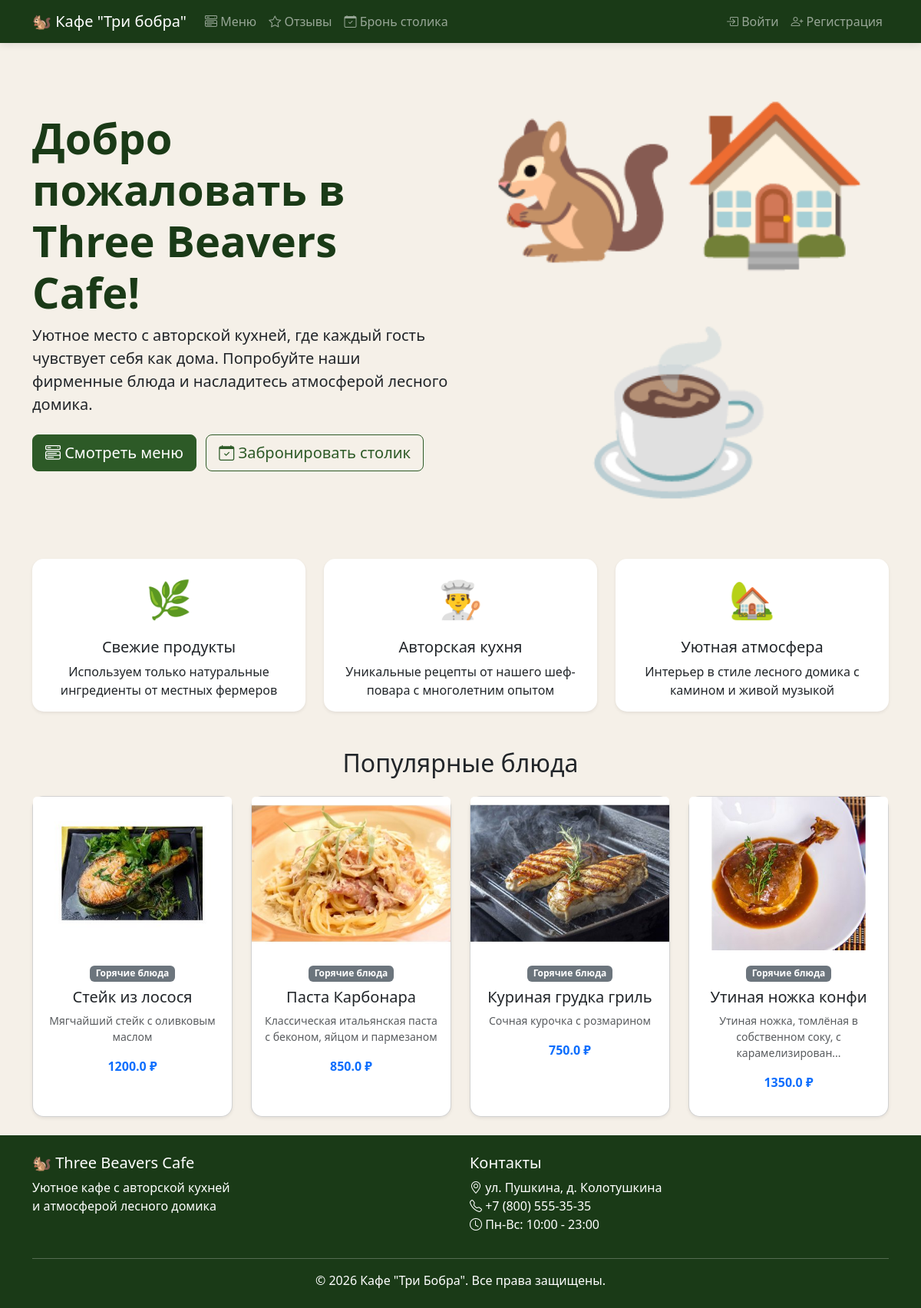
Before: / with the older database file.
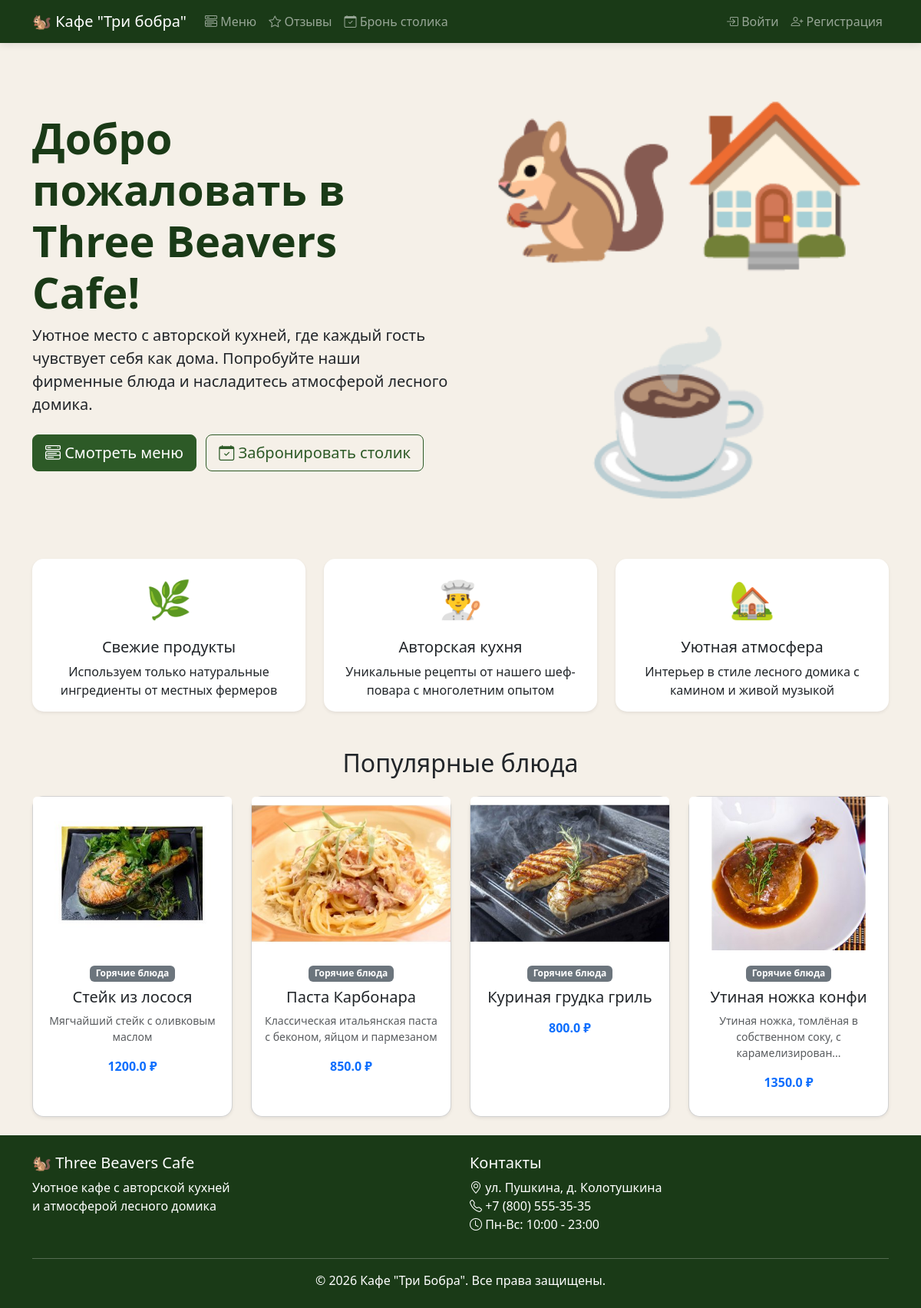
After: the same page with the newer database file.
### models.py (models this page shows)
class MenuItem(db.Model):
    id = db.Column(db.Integer, primary_key=True)
    name = db.Column(db.String(100), nullable=False)
    description = db.Column(db.Text, nullable=True)
    price = db.Column(db.Float, nullable=False)
    image_url = db.Column(db.String(300), default="default-food.jpg")
    available = db.Column(db.Boolean, default=True)
    category_id = db.Column(db.Integer, db.ForeignKey("category.id"), nullable=False)

class Category(db.Model):
    id = db.Column(db.Integer, primary_key=True)
    name = db.Column(db.String(50), unique=True, nullable=False)
    items = db.relationship("MenuItem", backref="category", lazy=True)

### routes/main.py (the view)
@main_bp.route("/")
def index():
    popular_items = MenuItem.query.filter_by(available=True).limit(4).all()
    return render_template("index.html", popular_items=popular_items)

### templates/index.html (shortened to what this page needs)
{% extends "base.html" %}
{% block content %}
<div class="container">
    <div class="row align-items-center mb-5">
        <div class="col-lg-6">
            <h1 class="display-4 fw-bold text-dark-green">Добро пожаловать в Three Beavers Cafe!</h1>
            <p class="lead">Уютное место с авторской кухней, где каждый гость чувствует себя как дома. Попробуйте наши фирменные блюда и насладитесь атмосферой лесного домика.</p>
            <div class="mt-4">
                <a href="{{ url_for('menu.menu') }}" class="btn btn-primary btn-lg me-2">
                    <i class="bi bi-menu-button-wide"></i> Смотреть меню
                </a>
                <a href="{{ url_for('booking.booking') }}" class="btn btn-outline-primary btn-lg">
                    <i class="bi bi-calendar-check"></i> Забронировать столик
                </a>
            </div>
        </div>
        <div class="col-lg-6 text-center">
            <div class="hero-image">
                <span style="font-size: 200px;">🐿🏠☕</span>
            </div>
        </div>
    </div>
    <div class="row g-4 mb-5">
        <div class="col-md-4">
            <div class="card h-100 border-0 shadow-sm">
                <div class="card-body text-center">
                    <div class="feature-icon">🌿</div>
                    <h5 class="card-title">Свежие продукты</h5>
                    <p class="card-text">Используем только натуральные ингредиенты от местных фермеров</p>
                </div>
            </div>
        </div>
        <div class="col-md-4">
            <div class="card h-100 border-0 shadow-sm">
                <div class="card-body text-center">
                    <div class="feature-icon">👨‍🍳</div>
                    <h5 class="card-title">Авторская кухня</h5>
                    <p class="card-text">Уникальные рецепты от нашего шеф-повара с многолетним опытом</p>
                </div>
            </div>
        </div>
        <div class="col-md-4">
            <div class="card h-100 border-0 shadow-sm">
                <div class="card-body text-center">
                    <div class="feature-icon">🏡</div>
                    <h5 class="card-title">Уютная атмосфера</h5>
                    <p class="card-text">Интерьер в стиле лесного домика с камином и живой музыкой</p>
                </div>
            </div>
        </div>
    </div>
    <h2 class="text-center mb-4">Популярные блюда</h2>
    <div class="row g-4">
        {% if popular_items %}
            {% for item in popular_items %}
            <div class="col-md-3">
                <div class="card h-100 shadow-sm">
                    <img src="{{ url_for('static', filename='images/menu/' + item.image_url) }}"
                         class="card-img-top" alt="{{ item.name }}"
                         style="height: 200px; object-fit: cover;">
                    <div class="card-body text-center">
                        <span class="badge bg-secondary mb-2">{{ item.category.name }}</span>
                        <h5 class="card-title">{{ item.name }}</h5>
                        <p class="text-muted small">{{ item.description[:60] }}{% if item.description|length > 60 %}...{% endif %}</p>
                        <p class="fw-bold text-primary">{{ item.price }} ₽</p>
                    </div>
                </div>
            </div>
            {% endfor %}
        {% else %}
            <div class="col-12 text-center py-3">
                <p class="text-muted">Пока нет доступных блюд</p>
            </div>
        {% endif %}
    </div>
</div>
{% endblock %}

### templates/base.html (shortened to what this page needs)
<!DOCTYPE html>
<html lang="ru">
<head>
    <link href="https://cdn.jsdelivr.net/npm/bootstrap@5.3.2/dist/css/bootstrap.min.css" rel="stylesheet">
    <link href="https://cdn.jsdelivr.net/npm/bootstrap-icons@1.11.2/font/bootstrap-icons.css" rel="stylesheet">
    <link href="{{ url_for('static', filename='css/style.css') }}" rel="stylesheet">
</head>
<body>
    <nav class="navbar navbar-expand-lg navbar-dark bg-dark-green sticky-top">
        <div class="container">
            <a class="navbar-brand" href="{{ url_for('main.index') }}">
                🐿 Кафе "Три бобра"
            </a>
            <div class="collapse navbar-collapse" id="navbarNav">
                <ul class="navbar-nav me-auto">
                    <li class="nav-item">
                        <a class="nav-link" href="{{ url_for('menu.menu') }}">
                            <i class="bi bi-menu-button-wide"></i> Меню
                        </a>
                    </li>
                    <li class="nav-item">
                        <a class="nav-link" href="{{ url_for('reviews.reviews') }}">
                            <i class="bi bi-star"></i> Отзывы
                        </a>
                    </li>
                    <li class="nav-item">
                        <a class="nav-link" href="{{ url_for('booking.booking') }}">
                            <i class="bi bi-calendar-check"></i> Бронь столика
                        </a>
                    </li>
                </ul>
                <ul class="navbar-nav">
                    {% if current_user.is_authenticated %}
                    <li class="nav-item">
                        <a class="nav-link d-flex align-items-center gap-1" href="{{ url_for('cart.cart') }}">
                            <i class="bi bi-cart2"></i> Корзина
                            <span id="cart-count" class="badge bg-warning text-dark {% if cart_count == 0 %}d-none{% endif %}">
                                {{ cart_count }}
                            </span>
                        </a>
                    </li>
                    <li class="nav-item dropdown">
                        <a class="nav-link dropdown-toggle d-flex align-items-center" href="#" role="button" data-bs-toggle="dropdown">
                            <img src="/auth/avatar/{{ current_user.id }}"
                                 class="rounded-circle me-2"
                                 style="width: 24px; height: 24px; object-fit: cover;"
                                 alt="">
                            {{ current_user.username }}
                            {% if current_user.is_admin %}<span class="badge bg-danger ms-1">admin</span>{% endif %}
                        </a>
                        <ul class="dropdown-menu">
                            <li><a class="dropdown-item" href="{{ url_for('auth.profile') }}">
                                <i class="bi bi-person"></i> Мой профиль
                            </a></li>
                            <li><a class="dropdown-item" href="{{ url_for('orders.orders') }}">
                                <i class="bi bi-bag"></i> Мои заказы
                            </a></li>
                            <li><a class="dropdown-item" href="{{ url_for('booking.my_bookings') }}">
                                <i class="bi bi-calendar"></i> Мои брони
                            </a></li>
                            {% if current_user.is_admin %}
                            <li><hr class="dropdown-divider"></li>
                            <li><a class="dropdown-item" href="{{ url_for('admin.dashboard') }}">
                                <i class="bi bi-shield-lock"></i> Админ-панель
                            </a></li>
                            {% endif %}
                            <li><hr class="dropdown-divider"></li>
                            <li><a class="dropdown-item text-danger" href="{{ url_for('auth.logout') }}">
                                <i class="bi bi-box-arrow-right"></i> Выйти
                            </a></li>
                        </ul>
                    </li>
                    {% else %}
                    <li class="nav-item">
                        <a class="nav-link" href="{{ url_for('auth.login') }}">
                            <i class="bi bi-box-arrow-in-right"></i> Войти
                        </a>
                    </li>
                    <li class="nav-item">
                        <a class="nav-link" href="{{ url_for('auth.register') }}">
                            <i class="bi bi-person-plus"></i> Регистрация
                        </a>
                    </li>
                    {% endif %}
                </ul>
            </div>
        </div>
    </nav>
    <main class="py-4">
        {% block content %}{% endblock %}
    </main>
    <footer class="bg-dark-green text-white py-4 mt-auto">
        <div class="container">
            <div class="row">
                <div class="col-md-6">
                    <h5>🐿 Three Beavers Cafe</h5>
                    <p>Уютное кафе с авторской кухней<br>и атмосферой лесного домика</p>
                </div>
                <div class="col-md-6">
                    <h5>Контакты</h5>
                    <p>
                        <i class="bi bi-geo-alt"></i> ул. Пушкина, д. Колотушкина<br>
                        <i class="bi bi-telephone"></i> +7 (800) 555-35-35<br>
                        <i class="bi bi-clock"></i> Пн-Вс: 10:00 - 23:00
                    </p>
                </div>
            </div>
            <hr>
            <p class="text-center mb-0">&copy; 2026 Кафе "Три Бобра". Все права защищены.</p>
        </div>
    </footer>
</body>
</html>

### static/css/style.css (style rules this page uses)
:root { --beaver-green: #2d5a27; --beaver-dark: #1a3a17; --beaver-light: #4a7c43; --beaver-gold: #c4a35a; --beaver-cream: #f5f0e8; --beaver-brown: #6b4f3c; }
.bg-dark-green { background-color: var(--beaver-dark) !important; }
.text-dark-green { color: var(--beaver-dark); }
.btn-primary { background-color: var(--beaver-green); border-color: var(--beaver-green); }
.btn-outline-primary { color: var(--beaver-green); border-color: var(--beaver-green); }
.card { border-radius: 15px; transition: transform 0.3s, box-shadow 0.3s; }
.feature-icon { font-size: 48px; margin-bottom: 15px; }
.navbar { box-shadow: 0 2px 10px rgba(0, 0, 0, 0.1); }
.nav-link { transition: color 0.3s; }
footer { background-color: var(--beaver-dark); }
body { background-color: var(--beaver-cream); min-height: 100vh; display: flex; flex-direction: column; }
main { flex: 1; }

Changed rows visible on the page:
changed MenuItem "Куриная грудка гриль": price "750.0" → "800.0"; description "Сочная курочка с розмарином" → (not shown)
